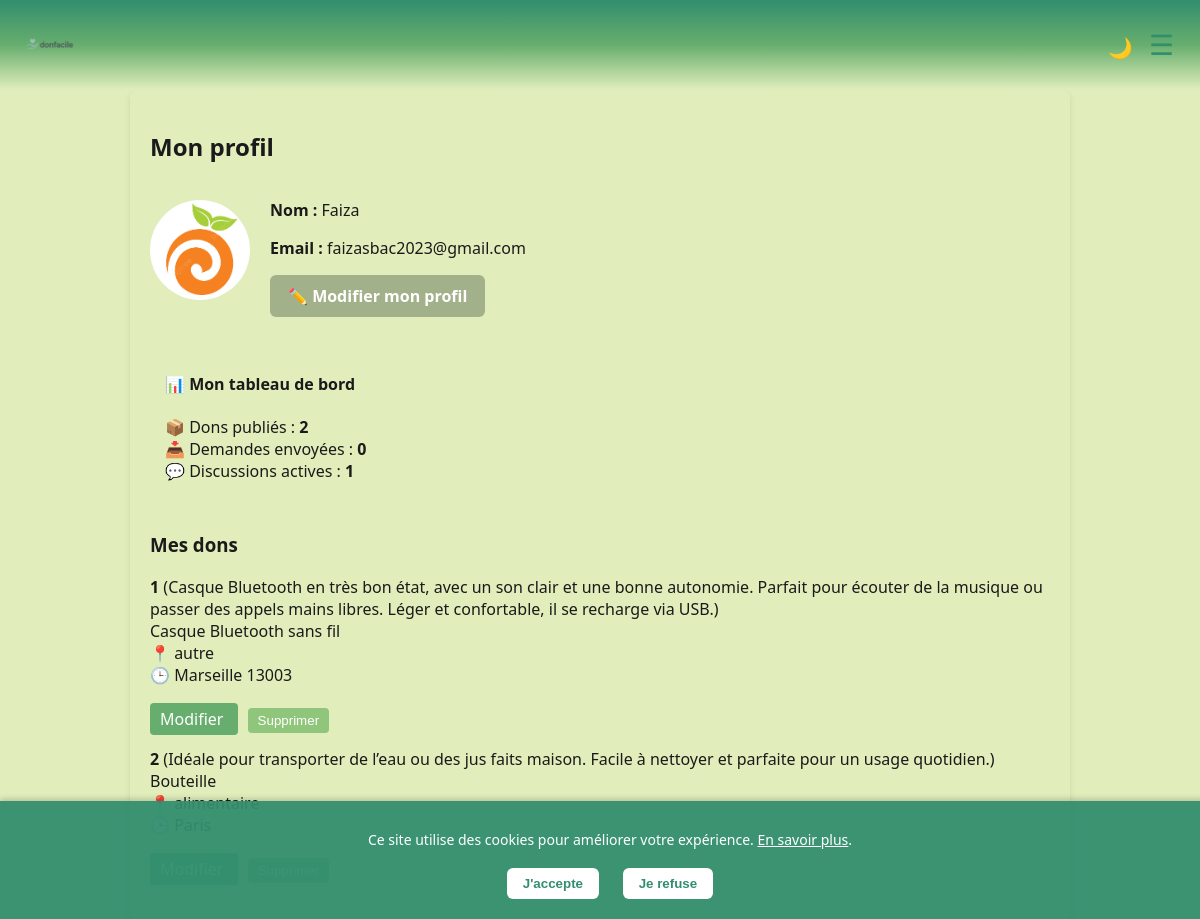
Screenshot of /profile (signed in) with the database file from the repository.
### tables this page shows
CREATE TABLE users (
        id INTEGER PRIMARY KEY AUTOINCREMENT,
        name TEXT NOT NULL,
        email TEXT UNIQUE NOT NULL,
        password TEXT NOT NULL,
        profile_pic TEXT
    );

CREATE TABLE donations (
        id INTEGER PRIMARY KEY AUTOINCREMENT,
        user_id INTEGER NOT NULL,
        title TEXT NOT NULL,
        description TEXT,
        category TEXT,
        location TEXT,
        image TEXT,
        created_at TIMESTAMP DEFAULT CURRENT_TIMESTAMP,
        latitude REAL,
        longitude REAL,
        FOREIGN KEY (user_id) REFERENCES users(id)
    );

### app.py (the view)
@app.route('/profile')
def profile():
    if 'user_id' not in session:
        return redirect(url_for('login'))
    user_id = session['user_id']
    conn = sqlite3.connect('database.db')
    c = conn.cursor()
    c.execute("SELECT name, email, profile_pic FROM users WHERE id = ?", (user_id,))
    user = c.fetchone()
    c.execute("SELECT id, title, description, category, location, created_at FROM donations WHERE user_id = ?", (user_id,))
    donations = c.fetchall()
    c.execute("SELECT COUNT(*) FROM requests WHERE user_id = ?", (user_id,))
    demande_count = c.fetchone()[0]
    c.execute('''
        SELECT COUNT(DISTINCT donation_id || "-" || CASE WHEN sender_id = ? THEN receiver_id ELSE sender_id END)
        FROM messages WHERE sender_id = ? OR receiver_id = ?
    ''', (user_id, user_id, user_id))
    discussion_count = c.fetchone()[0]
    conn.close()
    return render_template('profile.html',user=user,donations=donations,demande_count=demande_count, discussion_count=discussion_count)

### app.py (called while the page is built)
@app.context_processor
def inject_unread_count():
    if 'user_id' in session:
        conn = sqlite3.connect('database.db')
        c = conn.cursor()
        c.execute('SELECT COUNT(*) FROM messages WHERE receiver_id = ? AND is_read = 0', (session['user_id'],))
        count = c.fetchone()[0]
        conn.close()
        return {'unread_count': count}
    return {'unread_count': 0}

### templates/profile.html
{% extends 'base.html' %}
{% block content %}
<h2>Mon profil</h2>
<div style="display: flex; align-items: center; margin-bottom: 20px;">
    {% if user[2] %}
        <img src="{{ url_for('static', filename='profiles/' ~ user[2]) }}"
             alt="Photo de profil"
             style="width: 100px; height: 100px; object-fit: cover; border-radius: 50%; margin-right: 20px;">
    {% else %}
        <div style="width: 100px; height: 100px; background: #ccc; border-radius: 50%; margin-right: 20px;"></div>
    {% endif %}
    <div>
        <p><strong>Nom :</strong> {{ user[0] }}</p>
        <p><strong>Email :</strong> {{ user[1] }}</p>
        <a href="{{ url_for('edit_profile') }}" class="btn-custom">✏️ Modifier mon profil</a>
    </div>
</div>
<div style="margin-top: 20px; background: var(--beige-vert); padding: 15px; border-radius: 8px;">
    <h4>📊 Mon tableau de bord</h4>
    <ul style="list-style: none; padding-left: 0;">
        <li>📦 Dons publiés : <strong>{{ donations|length }}</strong></li>
        <li>📥 Demandes envoyées : <strong>{{ demande_count }}</strong></li>
        <li>💬 Discussions actives : <strong>{{ discussion_count }}</strong></li>
    </ul>
</div>
<h3>Mes dons</h3>
{% if donations %}
    <ul style="list-style: none; padding: 0;">
        {% for don in donations %}
            <li style="margin-bottom: 15px;">
                <strong>{{ don[0] }}</strong> ({{ don[2] }})<br>
                {{ don[1] }}<br>
                📍 {{ don[3] }}<br>
                🕒 {{ don[4] }}<br><br>
                <a href="{{ url_for('modifier_don', donation_id=don[0]) }}" style="margin-right: 10px; background-color: var(--vert-moyen); color: white; padding: 5px 10px; border-radius: 4px; text-decoration: none;">
                    Modifier
                </a>
                <form action="{{ url_for('supprimer_don', donation_id=don[0]) }}" method="POST" onsubmit="return confirm('Supprimer ce don ?');" style="display: inline;">
                    <button type="submit" style="background-color: var(--vert-clair); color: white; border: none; padding: 5px 10px; border-radius: 4px; cursor: pointer;">
                        Supprimer
                    </button>
                </form>
            </li>
        {% endfor %}
    </ul>
{% else %}
    <p>Vous n'avez encore publié aucun don.</p>
{% endif %}
{% endblock %}

### static/css/style.css (style rules this page uses)
:root { --vert-fonce: #328E6E; --vert-moyen: #67AE6E; --vert-clair: #90C67C; --beige-vert: #E1EEBC; --texte: #1A1A1A; --blanc: #fff; }
body { margin: 0; font-family: 'Segoe UI', Tahoma, sans-serif; background-color: var(--beige-vert); animation: fadeInBody 0.6s ease-in; color: var(--texte); }
a { color: #328E6E; }
.btn-custom { background-color: #A3B18A; color: white; border: none; padding: 10px 18px; border-radius: 6px; font-weight: bold; cursor: pointer; transition: background-color 0.3s ease, transform 0.2s ease; text-decoration: none; display: inline-block; }
img { max-width: 100%; height: auto; }

### rows the page displays
users: profile_pic (picture), name "Faiza", email "faizasbac2023@gmail.com"
donations: id "1", description "Casque Bluetooth en très bon état, avec un son clair et une bonne autonomie. Parfait pour écouter de la musique ou passer des appels mains libres. Léger et confortable, il se recharge via USB.", title "Casque Bluetooth sans fil", category "autre", location "Marseille 13003"
donations: id "2", description "Idéale pour transporter de l’eau ou des jus faits maison. Facile à nettoyer et parfaite pour un usage quotidien.", title "Bouteille"

### other values shown
{{ donations|length }} "2"
{{ demande_count }} "0"
{{ discussion_count }} "1"
